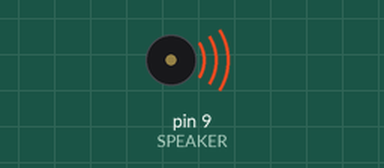
This sketch was run on a simulated Arduino Uno, built with avr-gcc and run on an emulated ATmega328P. On the bench: buzzer (waves = sounding).

Above: at 0.12 s.
At 4.6 s:
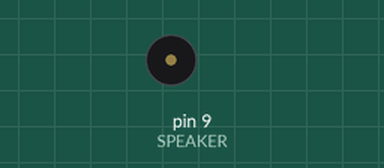
Timing chart, 0 to 7.2 s (numbered marks = the images above):
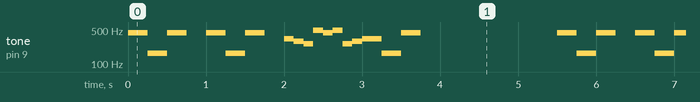

The sketch:

6.1.music.ino
```cpp
#include "pitches.h" //Заголовочный файл с определениями частот нот
#define SPEAKER 9 //Пин динамика

//Массив нот
int notes [] = {
  NOTE_A4, NOTE_E3, NOTE_A4, 0,
  NOTE_A4, NOTE_E3, NOTE_A4, 0,
  NOTE_E4, NOTE_D4, NOTE_C4, NOTE_B4,
  NOTE_A4, NOTE_B4, NOTE_C4, NOTE_D4,
  NOTE_E4, NOTE_E3, NOTE_A4, 0
};

//Массив длительностей звучания каждой ноты (в мс)
int times [] = {
  250, 250, 250, 250,
  250, 250, 250, 250,
  125, 125, 125, 125,
  125, 125, 125, 125,
  250, 250, 250, 250
};

void setup() {
}

void loop() {
  //Воспроизводим каждую ноту в течение соответствующего времени
  for (int i = 0; i < 20; i++) {
    tone(SPEAKER, notes[i], times[i]);
    delay(times[i]);
  }
  delay(1500);
}
```
